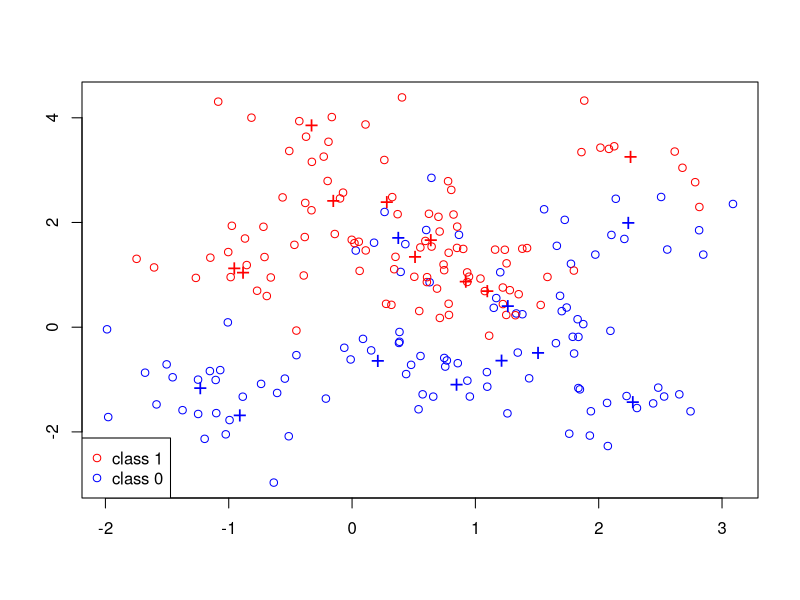
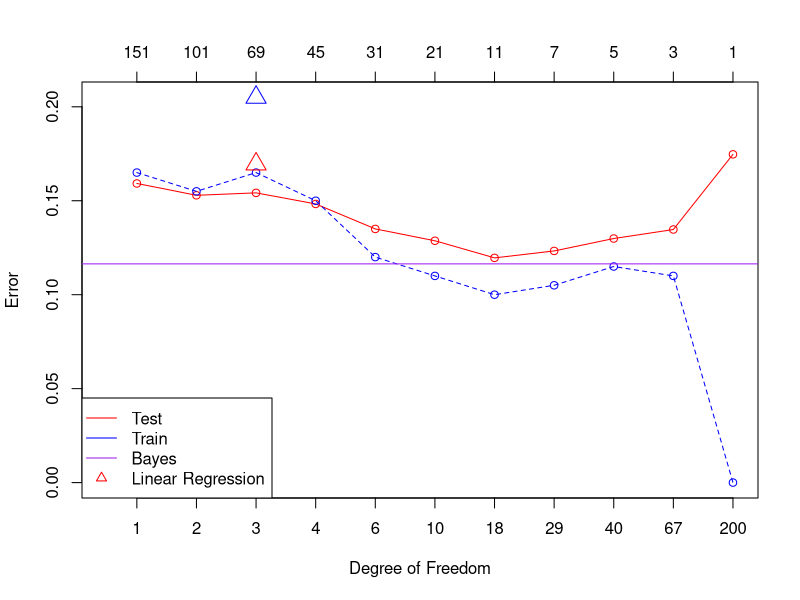

Here is the R script that generated these plots, in order:
set.seed(6162)


csize = 10;       # number of centers
p = 2;      
s = 1;      # sd for generating the centers within each class 
m1 = matrix(rnorm(csize*p), csize, p)*s + cbind( rep(1,csize), rep(0,csize));
m0 = matrix(rnorm(csize*p), csize, p)*s + cbind( rep(0,csize), rep(1,csize));

n=100;  
# Randomly allocate the n samples for class 1  to the 10 clusters
id1 = sample(1:csize, n, replace = TRUE);
# Randomly allocate the n samples for class 1 to the 10 clusters
id0 = sample(1:csize, n, replace = TRUE);  

s= sqrt(1/5);                               # sd for generating x. 

traindata = matrix(rnorm(2*n*p), 2*n, p)*s + rbind(m1[id1,], m0[id0,])
Ytrain = factor(c(rep(1,n), rep(0,n)))

N = 5000;  
id1 = sample(1:csize, N, replace=TRUE);
id0 = sample(1:csize, N, replace=TRUE); 
testdata = matrix(rnorm(2*N*p), 2*N, p)*s + 
  rbind(m1[id1,], m0[id0,])
Ytest = factor(c(rep(1,N), rep(0,N)))

plot(traindata[, 1], traindata[, 2], type = "n", xlab = "", ylab = "")

points(traindata[1:n, 1], traindata[1:n, 2], col = "blue");
points(traindata[(n+1):(2*n), 1], traindata[(n+1):(2*n), 2], col="red"); 

points(m1[1:csize, 1], m1[1:csize, 2], pch="+", cex=1.5, col="blue");    
points(m0[1:csize, 1], m0[1:csize, 2], pch="+", cex=1.5, col="red");   

legend("bottomleft", pch = c(1,1), col = c("red", "blue"), 
       legend = c("class 1", "class 0"))

###################################LS############################################
RegModel = lm(as.numeric(Ytrain) - 1 ~ traindata)
Ytrain_pred_LS = as.numeric(RegModel$fitted > 0.5)
Ytest_pred_LS = RegModel$coef[1] + RegModel$coef[2] * testdata[,1] + 
  RegModel$coef[3] * testdata[,2]
Ytest_pred_LS = as.numeric(Ytest_pred_LS > 0.5)

## cross tab for training data and training error
table(Ytrain, Ytrain_pred_LS);   
train.err.LS = sum(Ytrain !=  Ytrain_pred_LS) / (2*n);  

## cross tab for test data and test error
table(Ytest, Ytest_pred_LS);     
test.err.LS = sum(Ytest !=  Ytest_pred_LS) / (2*N);  


###################################knn#####################################################
library(class) 

## Choice of the neighhood size. 
## Here I just use the values from the textbook
myk = c(151, 101, 69, 45, 31, 21, 11, 7, 5, 3, 1)
m = length(myk);

train.err.knn = rep(0,m);
test.err.knn = rep(0, m);

for( j in 1:m){
  Ytrain.pred = knn(traindata, traindata, Ytrain, k = myk[j])
  train.err.knn[j] = sum(Ytrain != Ytrain.pred)/(2*n)
  Ytest.pred = knn(traindata, testdata, Ytrain,k = myk[j])
  test.err.knn[j] = sum(Ytest != Ytest.pred)/(2*N)
}

##########################Bayes############################################################
mixnorm=function(x){
  ## return the density ratio for a point x, where each 
  ## density is a mixture of normal with 10 components
  sum(exp(-apply((t(m1)-x)^2, 2, sum)*5/2))/sum(exp(-apply((t(m0)-x)^2, 2, sum)*5/2))
}

Ytest_pred_Bayes = apply(testdata, 1, mixnorm)
Ytest_pred_Bayes = as.numeric(Ytest_pred_Bayes > 1);
table(Ytest, Ytest_pred_Bayes); 
test.err.Bayes = sum(Ytest !=  Ytest_pred_Bayes) / (2*N)



#######################Plot Performance####################################################
pdf("plots.pdf")

plot(c(0.5,m), range(test.err.LS, train.err.LS, test.err.knn, train.err.knn),
     type="n", xlab="Degree of Freedom", ylab="Error", xaxt="n")

df = round((2*n)/myk)
axis(1, at = 1:m, labels = df)
axis(3, at = 1:m, labels = myk)

points(1:m, test.err.knn, col="red", pch=1);
lines(1:m, test.err.knn, col="red", lty=1);
points(1:m, train.err.knn, col="blue", pch=1);
lines(1:m, train.err.knn, col="blue", lty=2);

points(3, train.err.LS, pch=2, cex=2, col="blue")
points(3, test.err.LS, pch=2, cex=2, col="red")

abline(test.err.Bayes, 0, col="purple")
legend("bottomleft", lty=c(1,1,1,NA),pch=c(NA,NA,NA,2), col = c("red", "blue","purple",'red'), 
       legend = c("Test", "Train",'Bayes','Linear Regression'))

dev.off()